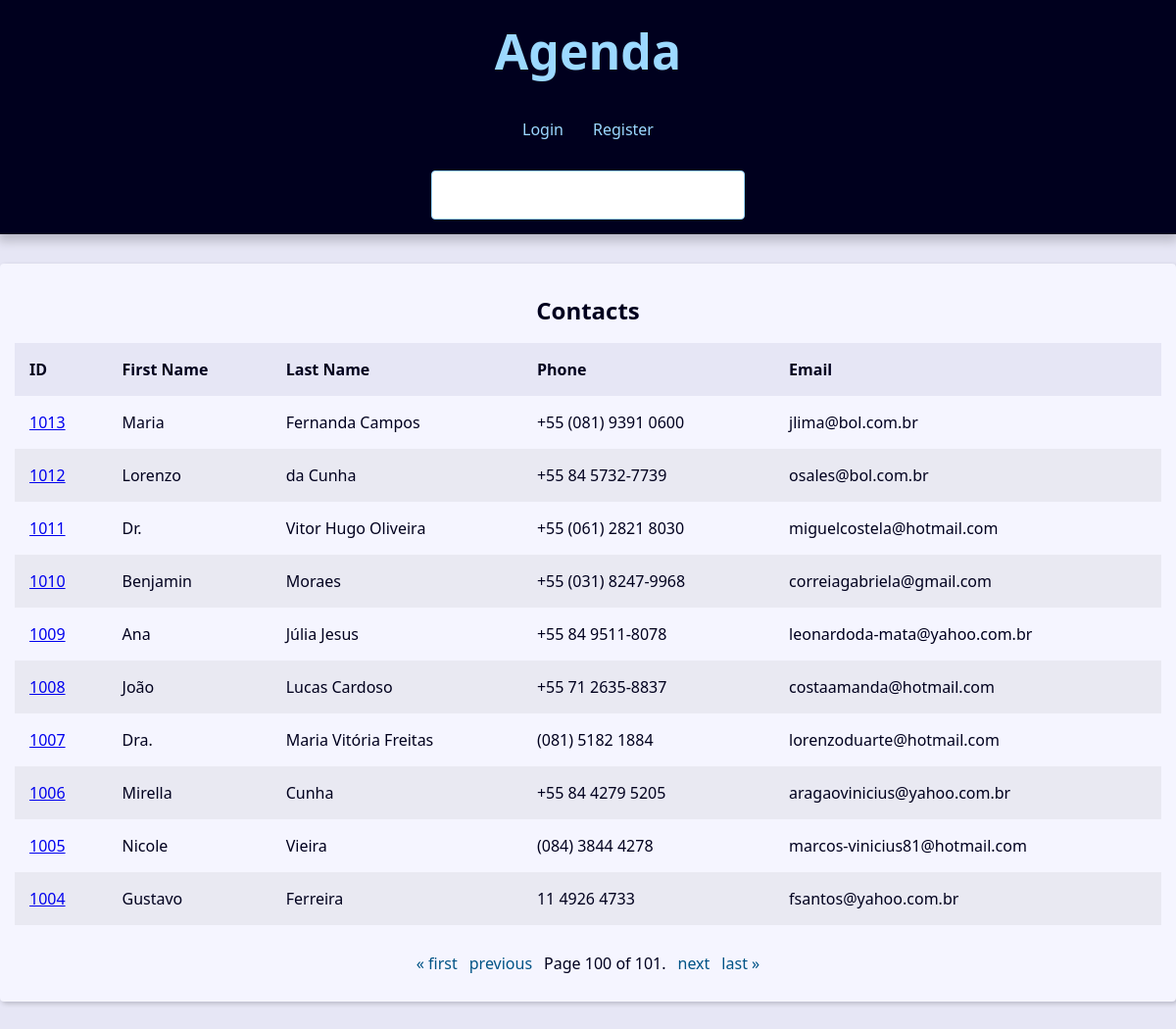
Page /?page=100&q= on the committed database.
### contact/models.py (models this page shows, shortened)
class Contact(models.Model):
    first_name = models.CharField( max_length = 50 )
    last_name = models.CharField( max_length = 50 )
    phone = models.CharField( max_length = 50 )
    email = models.EmailField( max_length = 254, blank = True )
    created_date = models.DateTimeField( default = timezone.now ) #configura timezone no settings do projeto
    description = models.TextField(blank = True)
    show = models.BooleanField(default = True)
    pictures = models.ImageField(blank=True, upload_to='picture/%Y/%M')
    category = models.ForeignKey(Category,
                                 on_delete = models.SET_NULL,
                                 blank = True,
                                 null = True)
    owner = models.ForeignKey(User,
                                 on_delete = models.SET_NULL,
                                 blank = True,
                                 null = True)

### contact/views/contact_views.py (the view)
# urls.py: path('',views.index, name='index'),
def index(request:HttpRequest) -> HttpResponse:
    contacts = Contact.objects.filter(show=True).\
        order_by('-id')
    paginator = Paginator(contacts, 10)  # Show 25 contacts per page.
    page_number = request.GET.get("page")
    page_obj = paginator.get_page(page_number)
    context = {
        'page_obj': page_obj,
        'site_title': 'Contatos - ',
    }
    return render(
        request=request,
        context=context,
        template_name='contact/index.html',
    )

### contact/templates/contact/index.html
{% extends "global/base.html" %}
{% block content %}
{% if page_obj %}
<div class="responsive-table">
    <table class="contacts-table">
        <caption class="table-caption">
            Contacts
        </caption>
        <thead>
            <tr class="table-row table-row-header">
                <th class="table-header">ID</th>
                <th /th class="table-header">First Name</th>
                <th /th class="table-header">Last Name</th>
                <th /th class="table-header">Phone</th>
                <th /th class="table-header">Email</th>
            </tr>
        </thead>
        <tbody>
            {% for contact in page_obj %}
            <tr class="table-row">
                <td class="table-cel">
                    <a href=" {% url "contact:contact" contact.id %} ">
                        {{ contact.id}}
                    </a>
                </td>
                <td class="table-cel">
                        {{ contact.first_name}}
                </td>
                <td class="table-cel">
                    {{ contact.last_name}}
                </td>
                <td class="table-cel">
                    {{ contact.phone}}
                </td>
                <td class="table-cel">
                    {{ contact.email}}
                </td>
            </tr>
            {% endfor %}
        </tbody>
    </table>
</div>
{% else %}
<div class="single-contact">
    <h1 class="single-contact-name">
        Nenhum Contato Encontrado
    </h1>
</div>
{% endif %}
{% endblock content %}

### base_static/global/css/style.css (style rules this page uses)
:root { --spacing: 1.5rem; --link-dark-color: rgb(0, 83, 134); --link-light-color: rgb(156, 217, 255); --clr-white: rgb(245, 245, 255); --clr-black: rgb(0, 0, 30); --clr-light-gray: rgb(230, 230, 245); --clr-dark-shadow-5: rgba(0, 0, 10, 5%); --clr-dark-shadow-10: rgba(0, 0, 10, 10%); --clr-dark-shadow-20: rgba(0, 0, 10, 20%); --clr-light-shadow-5: rgba(200, 200, 255, 5%); --clr-light-shadow-10: rgba(200, 200, 255, 10%); --clr-light-shadow-20: rgba(200, 200, 255, 20%); --main-page-width: 120rem; --table-min-width: 60rem; --biggest-font-size: 5rem; --bigger-font-size: 4rem; --big-font-size: 3.2rem; --medium-font-size: 2.4rem; --small-font-size: 1.6rem; --smaller-font-size: 1.4rem; --smallest-font-size: 1.2rem; --transition-fast: 300ms; --transition-medium: 600ms; --transition-slow: 1s; --default-border-radius: 4px; }
*, *::before, *::after { margin: 0; padding: 0; box-sizing: border-box; }
html { font-size: 62.5%; }
body { font-family: system-ui, -apple-system, BlinkMacSystemFont, 'Segoe UI', Roboto, Oxygen, Ubuntu, Cantarell, 'Open Sans', 'Helvetica Neue', sans-serif; line-height: 1.5; font-size: var(--small-font-size); color: var(--clr-black); -webkit-font-smoothing: antialiased; background: var(--clr-light-gray); }
.responsive-table { width: 100%; overflow-x: auto; }
.contacts-table { width: 100%; min-width: var(--table-min-width); border-collapse: collapse; }
.table-caption { font-size: var(--medium-font-size); font-weight: bold; padding: var(--spacing); }
.table-row { text-align: left; text-overflow: ellipsis; transition: background-color var(--transition-fast) ease-in-out; }
.table-row:nth-of-type(2n) { background: var(--clr-dark-shadow-5); }
.table-row-header { background: var(--clr-light-gray); color: var(--clr-black); }
.table-cel, .table-header { padding: var(--spacing); }

### rows in the picture
Contact: id "1013", first_name "Maria", last_name "Fernanda Campos", phone "+55 (081) 9391 0600", email "jlima@bol.com.br"
Contact: id "1012", first_name "Lorenzo", last_name "da Cunha", phone "+55 84 5732-7739", email "osales@bol.com.br"
Contact: id "1011", first_name "Dr.", last_name "Vitor Hugo Oliveira", phone "+55 (061) 2821 8030", email "miguelcostela@hotmail.com"
Contact: id "1010", first_name "Benjamin", last_name "Moraes", phone "+55 (031) 8247-9968", email "correiagabriela@gmail.com"
Contact: id "1009", first_name "Ana", last_name "Júlia Jesus", phone "+55 84 9511-8078", email "leonardoda-mata@yahoo.com.br"
Contact: id "1008", first_name "João", last_name "Lucas Cardoso", phone "+55 71 2635-8837", email "costaamanda@hotmail.com"
Contact: id "1007", first_name "Dra.", last_name "Maria Vitória Freitas", phone "(081) 5182 1884", email "lorenzoduarte@hotmail.com"
Contact: id "1006", first_name "Mirella", last_name "Cunha", phone "+55 84 4279 5205", email "aragaovinicius@yahoo.com.br"
Contact: id "1005", first_name "Nicole", last_name "Vieira", phone "(084) 3844 4278", email "marcos-vinicius81@hotmail.com"
Contact: id "1004", first_name "Gustavo", last_name "Ferreira", phone "11 4926 4733", email "fsantos@yahoo.com.br"

### other values in the picture
{{ page_obj.number }} "100"
{{ page_obj.paginator.num_pages }} "101"
